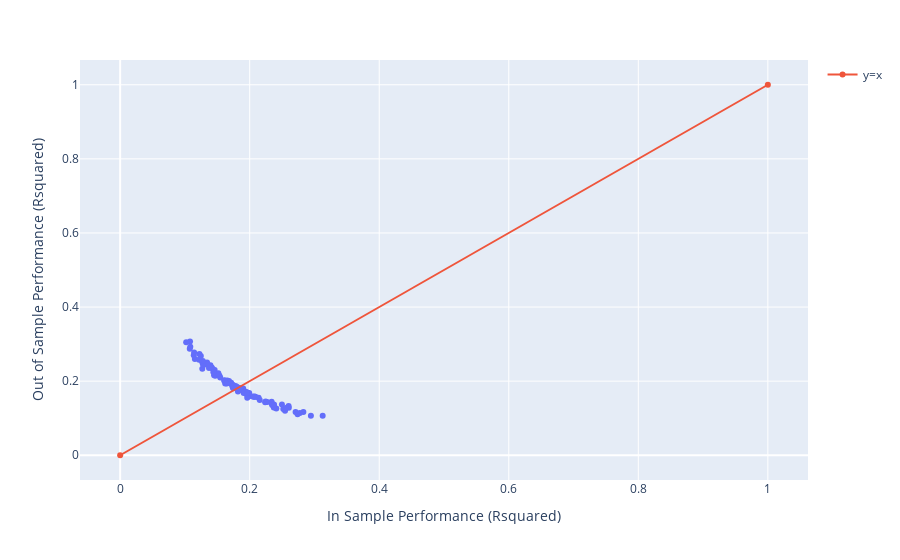

Here is the notebook cell this chart was saved with:
### Markdown cell above
Question 7

Model 5 is more complex compared to model 3 as it introduces more predictors, both categorical and continous. It models the effect of Sp. Def, Sp. Atk, Generation and Type 1/Type 2 in addition to Attack and Defense. Model 6 introduces interaction terms between predictor variables and focuses on significant indicators from the model5 model. Model 6 removes unnecessary variables like defense and adds variables for specific Type 1 categories and Generation. Model 7 further captures the joint influence due to interactions between individual predictors through the use of terms like Attack * Speed * Sp. Def * Sp. Atk. model7_linear_form_CS adds centering and scaling of continuous variables to shift the effect of multicollinearity and improve the stability of the model. In-sample R-squared and Out-of-sample R-squared are calcualted for each model to check for improvements in fitting and generalizability.

### Code cell
# Question 8

import pandas as pd
import numpy as np
import statsmodels.formula.api as smf
from sklearn.model_selection import train_test_split
import plotly.express as px
import plotly.graph_objects as go
from patsy import center, scale

# Load the dataset
url = "https://raw.githubusercontent.com/KeithGalli/pandas/master/pokemon_data.csv"
pokeaman = pd.read_csv(url)

# Check the dataset
pokeaman.head()

# For the purposes of the model, let's assume we're focusing on 'HP', 'Attack', 'Defense', etc.
# Let's also ensure we handle any missing values for simplicity
pokeaman = pokeaman.dropna(subset=['HP', 'Attack', 'Defense'])

# We'll define the number of repetitions (for the repeated train-test split)
reps = 100
in_sample_Rsquared = np.array([0.0] * reps)
out_of_sample_Rsquared = np.array([0.0] * reps)

# Loop to create multiple train-test splits and fit the model
for i in range(reps):
    # Random train-test split (50-50)
    pokeaman_train, pokeaman_test = train_test_split(pokeaman, train_size=0.5)
    
    # Define the linear form with centering and scaling applied to 'Attack' and 'Defense'
    model3_linear_form_center_scale = 'HP ~ scale(center(Attack)) + scale(center(Defense))'
    
    # Fit the model on the training data
    model_spec3_center_scale = smf.ols(formula=model3_linear_form_center_scale, data=pokeaman_train)
    model3_center_scale_fit = model_spec3_center_scale.fit()
    
    # In-sample R-squared
    in_sample_Rsquared[i] = model3_center_scale_fit.rsquared
    
    # Out-of-sample R-squared
    yhat_model3 = model3_center_scale_fit.predict(pokeaman_test)
    out_of_sample_Rsquared[i] = np.corrcoef(pokeaman_test.HP, yhat_model3)[0, 1]**2

# Create a DataFrame to store the results
df = pd.DataFrame({
    "In Sample Performance (Rsquared)": in_sample_Rsquared,
    "Out of Sample Performance (Rsquared)": out_of_sample_Rsquared
})

# Visualizing the results with a scatter plot
fig = px.scatter(df, x="In Sample Performance (Rsquared)", 
                 y="Out of Sample Performance (Rsquared)")
fig.add_trace(go.Scatter(x=[0, 1], y=[0, 1], name="y=x", line_shape='linear'))  # Line for reference
fig.show(render="png")

### Figure 1 — Plotly figure (JSON) as saved in the notebook; plotly's stock layout.template omitted (floating-point values rounded to 4 significant figures)
{"data": [{"hovertemplate": "In Sample Performance (Rsquared)=%{x}<br>Out of Sample Performance (Rsquared)=%{y}<extra></extra>", "legendgroup": "", "marker": {"color": "#636efa", "symbol": "circle"}, "mode": "markers", "name": "", "orientation": "v", "showlegend": false, "type": "scatter", "x": [0.2411, 0.2497, 0.2372, 0.1804, 0.19, 0.176, 0.1938, 0.2377, 0.2604, 0.2009, 0.3127, 0.2372, 0.1075, 0.1654, 0.1224, 0.1607, 0.1468, 0.1246, 0.182, 0.1317, 0.1948, 0.1394, 0.1265, 0.2155, 0.1837, 0.1469, 0.1895, 0.1342, 0.1451, 0.1727, 0.2828, 0.1917, 0.2601, 0.1622, 0.1713, 0.1415, 0.1804, 0.1303, 0.2336, 0.1459, 0.1079, 0.1136, 0.2083, 0.1945, 0.1857, 0.1962, 0.1345, 0.1268, 0.2339, 0.2239, 0.1533, 0.1746, 0.2774, 0.2709, 0.1801, 0.1278, 0.1545, 0.1853, 0.1019, 0.1684, 0.1517, 0.2739, 0.2055, 0.2375, 0.2347, 0.1826, 0.143, 0.2546, 0.2138, 0.2269, 0.1981, 0.1439, 0.1993, 0.1744, 0.1917, 0.1083, 0.2064, 0.2246, 0.1689, 0.1277, 0.1819, 0.1846, 0.2087, 0.1739, 0.1154, 0.168, 0.1907, 0.1783, 0.2519, 0.1962, 0.1959, 0.2557, 0.2945, 0.1741, 0.1371, 0.1746, 0.1218, 0.1142, 0.1612, 0.1646], "xaxis": "x", "y": [0.1259, 0.1369, 0.1369, 0.1841, 0.1803, 0.1856, 0.1696, 0.1297, 0.1283, 0.1602, 0.1066, 0.1285, 0.2876, 0.2017, 0.2736, 0.2012, 0.2175, 0.2677, 0.1804, 0.2452, 0.1656, 0.2427, 0.2525, 0.1491, 0.1812, 0.2145, 0.1742, 0.2501, 0.2157, 0.1886, 0.117, 0.1727, 0.1326, 0.194, 0.1955, 0.2369, 0.1835, 0.2482, 0.1404, 0.2299, 0.3071, 0.2696, 0.1579, 0.1709, 0.1765, 0.1692, 0.2455, 0.2338, 0.1444, 0.1431, 0.2149, 0.181, 0.1143, 0.1168, 0.1812, 0.2459, 0.2096, 0.1792, 0.3053, 0.197, 0.2213, 0.1103, 0.1576, 0.1361, 0.1357, 0.1817, 0.2327, 0.1199, 0.1554, 0.1436, 0.1657, 0.2243, 0.168, 0.1886, 0.1698, 0.2931, 0.1588, 0.1453, 0.1947, 0.2545, 0.1719, 0.1793, 0.1576, 0.1836, 0.2597, 0.2002, 0.1681, 0.187, 0.1247, 0.1555, 0.1685, 0.1277, 0.1067, 0.1895, 0.2358, 0.1872, 0.2576, 0.2772, 0.2025, 0.1937], "yaxis": "y"}, {"line": {"shape": "linear"}, "name": "y=x", "type": "scatter", "x": [0, 1], "y": [0, 1]}], "layout": {"legend": {"tracegroupgap": 0}, "margin": {"t": 60}, "xaxis": {"anchor": "y", "domain": [0, 1], "title": {"text": "In Sample Performance (Rsquared)"}}, "yaxis": {"anchor": "x", "domain": [0, 1], "title": {"text": "Out of Sample Performance (Rsquared)"}}}}
